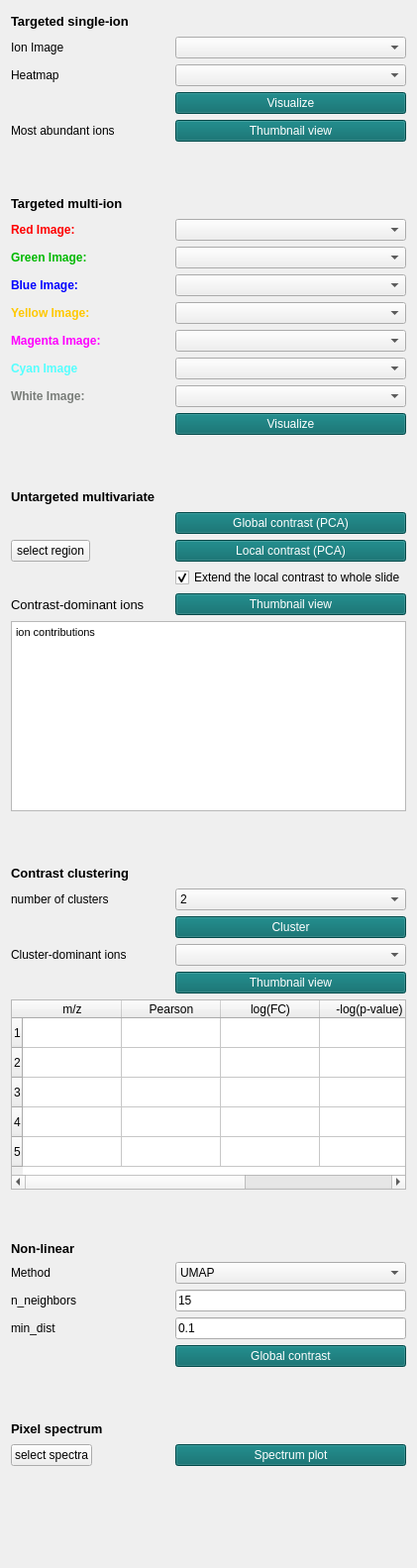
  <widget class="QWidget" name="tab_2">
   <attribute name="title">
    <string>Visualization</string>
   </attribute>
   <layout class="QFormLayout" name="formLayout_2">
    <item row="2" column="0">
     <widget class="QLabel" name="label_12">
      <property name="font">
       <font>
        <pointsize>10</pointsize>
        <weight>75</weight>
        <bold>true</bold>
       </font>
      </property>
      <property name="text">
       <string>Targeted single-ion </string>
      </property>
     </widget>
    </item>
    <item row="2" column="1">
     <spacer name="horizontalSpacer">
      <property name="orientation">
       <enum>Qt::Horizontal</enum>
      </property>
      <property name="sizeHint" stdset="0">
       <size>
        <width>40</width>
        <height>20</height>
       </size>
      </property>
     </spacer>
    </item>
    <item row="4" column="0">
     <widget class="QLabel" name="singleIonMzLabel">
      <property name="text">
       <string>Ion Image</string>
      </property>
     </widget>
    </item>
    <item row="4" column="1">
     <widget class="QComboBox" name="singleIonMzList"/>
    </item>
    <item row="5" column="0">
     <widget class="QLabel" name="singleIonHeatmapLabel">
      <property name="text">
       <string>Heatmap</string>
      </property>
     </widget>
    </item>
    <item row="5" column="1">
     <widget class="QComboBox" name="singleIonHeatmapList"/>
    </item>
    <item row="6" column="1">
     <widget class="QPushButton" name="singleIonButton">
      <property name="styleSheet">
       <string notr="true">background-color: #006666;
color: rgb(255, 255, 255);</string>
      </property>
      <property name="text">
       <string>Visualize</string>
      </property>
     </widget>
    </item>
    <item row="7" column="0">
     <widget class="QLabel" name="singleIonMzLabel_2">
      <property name="text">
       <string>Most abundant ions</string>
      </property>
     </widget>
    </item>
    <item row="7" column="1">
     <widget class="QPushButton" name="AbundanceThumbnail">
      <property name="styleSheet">
       <string notr="true">background-color: #006666;
color: rgb(255, 255, 255);</string>
      </property>
      <property name="text">
       <string>Thumbnail view</string>
      </property>
     </widget>
    </item>
    <item row="8" column="0" colspan="2">
     <spacer name="verticalSpacer_19">
      <property name="orientation">
       <enum>Qt::Vertical</enum>
      </property>
      <property name="sizeType">
       <enum>QSizePolicy::Fixed</enum>
      </property>
      <property name="sizeHint" stdset="0">
       <size>
        <width>20</width>
        <height>40</height>
       </size>
      </property>
     </spacer>
    </item>
    <item row="9" column="0">
     <widget class="QLabel" name="label_13">
      <property name="font">
       <font>
        <pointsize>10</pointsize>
        <weight>75</weight>
        <bold>true</bold>
       </font>
      </property>
      <property name="text">
       <string>Targeted multi-ion </string>
      </property>
     </widget>
    </item>
    <item row="9" column="1">
     <spacer name="horizontalSpacer_2">
      <property name="orientation">
       <enum>Qt::Horizontal</enum>
      </property>
      <property name="sizeHint" stdset="0">
       <size>
        <width>40</width>
        <height>20</height>
       </size>
      </property>
     </spacer>
    </item>
    <item row="10" column="0">
     <widget class="QLabel" name="redImageLabel">
      <property name="font">
       <font>
        <pointsize>9</pointsize>
        <weight>75</weight>
        <bold>true</bold>
       </font>
      </property>
      <property name="styleSheet">
       <string notr="true">
color: rgb(255, 0, 0);</string>
      </property>
      <property name="text">
       <string>Red Image:</string>
      </property>
     </widget>
    </item>
    <item row="10" column="1">
     <widget class="QComboBox" name="mzlist_2"/>
    </item>
    <item row="11" column="0">
     <widget class="QLabel" name="greenImageLabel">
      <property name="font">
       <font>
        <pointsize>9</pointsize>
        <weight>75</weight>
        <bold>true</bold>
       </font>
      </property>
      <property name="styleSheet">
       <string notr="true">color: rgb(0, 185, 0);

</string>
      </property>
      <property name="text">
       <string>Green Image:</string>
      </property>
     </widget>
    </item>
    <item row="11" column="1">
     <widget class="QComboBox" name="mzlist_3"/>
    </item>
    <item row="12" column="0">
     <widget class="QLabel" name="blueImageLabel">
      <property name="font">
       <font>
        <pointsize>9</pointsize>
        <weight>75</weight>
        <bold>true</bold>
       </font>
      </property>
      <property name="styleSheet">
       <string notr="true">color: rgb(0, 0, 255);</string>
      </property>
      <property name="text">
       <string>Blue Image:</string>
      </property>
     </widget>
    </item>
    <item row="12" column="1">
     <widget class="QComboBox" name="mzlist_4"/>
    </item>
    <item row="13" column="0">
     <widget class="QLabel" name="yellowImageLabel">
      <property name="font">
       <font>
        <pointsize>9</pointsize>
        <weight>75</weight>
        <bold>true</bold>
       </font>
      </property>
      <property name="styleSheet">
       <string notr="true">color: rgb(255, 200, 0);
</string>
      </property>
      <property name="text">
       <string>Yellow Image:</string>
      </property>
     </widget>
    </item>
    <item row="13" column="1">
     <widget class="QComboBox" name="mzlist_7"/>
    </item>
    <item row="14" column="0">
     <widget class="QLabel" name="magentaImageLabel">
      <property name="font">
       <font>
        <pointsize>9</pointsize>
        <weight>75</weight>
        <bold>true</bold>
       </font>
      </property>
      <property name="styleSheet">
       <string notr="true">color: rgb(255, 0, 255);
</string>
      </property>
      <property name="text">
       <string>Magenta Image:</string>
      </property>
     </widget>
    </item>
    <item row="14" column="1">
     <widget class="QComboBox" name="mzlist_5"/>
    </item>
    <item row="15" column="0">
     <widget class="QLabel" name="cyanImageLabel">
      <property name="font">
       <font>
        <pointsize>9</pointsize>
        <weight>75</weight>
        <bold>true</bold>
       </font>
      </property>
      <property name="styleSheet">
       <string notr="true">color: rgb(85, 255, 255);</string>
      </property>
      <property name="text">
       <string>Cyan Image</string>
      </property>
     </widget>
    </item>
    <item row="15" column="1">
     <widget class="QComboBox" name="mzlist_6"/>
    </item>
    <item row="16" column="0">
     <widget class="QLabel" name="whiteImageLabel">
      <property name="font">
       <font>
        <pointsize>9</pointsize>
        <weight>75</weight>
        <bold>true</bold>
       </font>
      </property>
      <property name="styleSheet">
       <string notr="true">color: rgb(121, 125, 121);</string>
      </property>
      <property name="text">
       <string>White Image:</string>
      </property>
     </widget>
    </item>
    <item row="16" column="1">
     <widget class="QComboBox" name="mzlist"/>
    </item>
    <item row="17" column="1">
     <widget class="QPushButton" name="multiIonButton">
      <property name="styleSheet">
       <string notr="true">background-color: #006666;
color: rgb(255, 255, 255);</string>
      </property>
      <property name="text">
       <string>Visualize</string>
      </property>
     </widget>
    </item>
    <item row="18" column="0" colspan="2">
     <spacer name="verticalSpacer_24">
      <property name="orientation">
       <enum>Qt::Vertical</enum>
      </property>
      <property name="sizeType">
       <enum>QSizePolicy::Fixed</enum>
      </property>
      <property name="sizeHint" stdset="0">
       <size>
        <width>20</width>
        <height>40</height>
       </size>
      </property>
     </spacer>
    </item>
    <item row="19" column="0">
     <widget class="QLabel" name="label_15">
      <property name="font">
       <font>
        <pointsize>10</pointsize>
        <weight>75</weight>
        <bold>true</bold>
       </font>
      </property>
      <property name="text">
       <string>Untargeted multivariate    </string>
      </property>
     </widget>
    </item>
    <item row="19" column="1">
     <spacer name="horizontalSpacer_3">
      <property name="orientation">
       <enum>Qt::Horizontal</enum>
      </property>
      <property name="sizeHint" stdset="0">
       <size>
        <width>40</width>
        <height>20</height>
       </size>
      </property>
     </spacer>
    </item>
    <item row="20" column="1">
     <widget class="QPushButton" name="PCA_button">
      <property name="styleSheet">
       <string notr="true">background-color: #006666;
color: rgb(255, 255, 255);</string>
      </property>
      <property name="text">
       <string>Global contrast (PCA)</string>
      </property>
     </widget>
    </item>
    <item row="21" column="1">
     <widget class="QPushButton" name="partialPCA">
      <property name="styleSheet">
       <string notr="true">background-color: #006666;
color: rgb(255, 255, 255);</string>
      </property>
      <property name="text">
       <string>Local contrast (PCA)</string>
      </property>
     </widget>
    </item>
    <item row="22" column="1">
     <widget class="QCheckBox" name="pcaExtendCheckbox">
      <property name="text">
       <string>Extend the local contrast to whole slide</string>
      </property>
      <property name="checked">
       <bool>true</bool>
      </property>
     </widget>
    </item>
    <item row="23" column="0">
     <widget class="QLabel" name="label_18">
      <property name="font">
       <font>
        <pointsize>10</pointsize>
        <weight>50</weight>
        <bold>false</bold>
       </font>
      </property>
      <property name="text">
       <string>Contrast-dominant ions    </string>
      </property>
     </widget>
    </item>
    <item row="23" column="1">
     <widget class="QPushButton" name="ContrastThumbnail">
      <property name="styleSheet">
       <string notr="true">background-color: #006666;
color: rgb(255, 255, 255);</string>
      </property>
      <property name="text">
       <string>Thumbnail view</string>
      </property>
     </widget>
    </item>
    <item row="24" column="0" colspan="2">
     <widget class="QTextBrowser" name="LoadingsInfo">
      <property name="html">
       <string>&lt;!DOCTYPE HTML PUBLIC &quot;-//W3C//DTD HTML 4.0//EN&quot; &quot;http://www.w3.org/TR/REC-html40/strict.dtd&quot;&gt;
&lt;html&gt;&lt;head&gt;&lt;meta name=&quot;qrichtext&quot; content=&quot;1&quot; /&gt;&lt;style type=&quot;text/css&quot;&gt;
p, li { white-space: pre-wrap; }
&lt;/style&gt;&lt;/head&gt;&lt;body style=&quot; font-family:'MS Shell Dlg 2'; font-size:6.6pt; font-weight:400; font-style:normal;&quot;&gt;
&lt;p style=&quot; margin-top:0px; margin-bottom:0px; margin-left:0px; margin-right:0px; -qt-block-indent:0; text-indent:0px;&quot;&gt;&lt;span style=&quot; font-size:8.25pt;&quot;&gt;ion contributions&lt;/span&gt;&lt;/p&gt;&lt;/body&gt;&lt;/html&gt;</string>
      </property>
     </widget>
    </item>
    <item row="26" column="0" colspan="2">
     <spacer name="verticalSpacer_28">
      <property name="orientation">
       <enum>Qt::Vertical</enum>
      </property>
      <property name="sizeType">
       <enum>QSizePolicy::Fixed</enum>
      </property>
      <property name="sizeHint" stdset="0">
       <size>
        <width>20</width>
        <height>40</height>
       </size>
      </property>
     </spacer>
    </item>
    <item row="27" column="0">
     <widget class="QLabel" name="label_16">
      <property name="font">
       <font>
        <pointsize>10</pointsize>
        <weight>75</weight>
        <bold>true</bold>
       </font>
      </property>
      <property name="text">
       <string>Contrast clustering</string>
      </property>
     </widget>
    </item>
    <item row="27" column="1">
     <spacer name="horizontalSpacer_30">
      <property name="orientation">
       <enum>Qt::Horizontal</enum>
      </property>
      <property name="sizeHint" stdset="0">
       <size>
        <width>40</width>
        <height>20</height>
       </size>
      </property>
     </spacer>
    </item>
    <item row="28" column="0">
     <widget class="QLabel" name="label_17">
      <property name="font">
       <font>
        <pointsize>9</pointsize>
        <weight>50</weight>
        <bold>false</bold>
       </font>
      </property>
      <property name="text">
       <string>number of clusters</string>
      </property>
     </widget>
    </item>
    <item row="28" column="1">
     <widget class="QComboBox" name="nCluster">
      <item>
       <property name="text">
        <string>2</string>
       </property>
      </item>
      <item>
       <property name="text">
        <string>3</string>
       </property>
      </item>
      <item>
       <property name="text">
        <string>4</string>
       </property>
      </item>
      <item>
       <property name="text">
        <string>5</string>
       </property>
      </item>
      <item>
       <property name="text">
        <string>6</string>
       </property>
      </item>
      <item>
       <property name="text">
        <string>7</string>
       </property>
      </item>
      <item>
       <property name="text">
        <string>8</string>
       </property>
      </item>
      <item>
       <property name="text">
        <string>9</string>
       </property>
      </item>
      <item>
       <property name="text">
        <string>10</string>
       </property>
      </item>
      <item>
       <property name="text">
        <string>11</string>
       </property>
      </item>
      <item>
       <property name="text">
        <string>12</string>
       </property>
      </item>
      <item>
       <property name="text">
        <string>13</string>
       </property>
      </item>
      <item>
       <property name="text">
        <string>14</string>
       </property>
      </item>
      <item>
       <property name="text">
        <string>15</string>
       </property>
      </item>
      <item>
       <property name="text">
        <string>16</string>
       </property>
      </item>
      <item>
       <property name="text">
        <string>17</string>
       </property>
      </item>
      <item>
       <property name="text">
        <string>18</string>
       </property>
      </item>
      <item>
       <property name="text">
        <string>19</string>
       </property>
      </item>
      <item>
       <property name="text">
        <string>20</string>
       </property>
      </item>
     </widget>
    </item>
    <item row="29" column="1">
     <widget class="QPushButton" name="Cluster_button">
      <property name="styleSheet">
       <string notr="true">background-color: #006666;
color: rgb(255, 255, 255);</string>
      </property>
      <property name="text">
       <string>Cluster</string>
      </property>
     </widget>
    </item>
    <item row="30" column="0">
     <widget class="QLabel" name="label_19">
      <property name="font">
       <font>
        <pointsize>9</pointsize>
        <weight>50</weight>
        <bold>false</bold>
       </font>
      </property>
      <property name="text">
       <string>Cluster-dominant ions    </string>
      </property>
     </widget>
    </item>
    <item row="30" column="1">
     <widget class="QComboBox" name="ClusterInd"/>
    </item>
    <item row="31" column="1">
     <widget class="QPushButton" name="ClusterThumbnail">
      <property name="styleSheet">
       <string notr="true">background-color: #006666;
color: rgb(255, 255, 255);</string>
      </property>
      <property name="text">
       <string>Thumbnail view</string>
      </property>
     </widget>
    </item>
    <item row="33" column="0" colspan="2">
     <widget class="QTableWidget" name="ClusterTable">
      <property name="sizePolicy">
       <sizepolicy hsizetype="Expanding" vsizetype="Expanding">
        <horstretch>0</horstretch>
        <verstretch>0</verstretch>
       </sizepolicy>
      </property>
      <property name="frameShape">
       <enum>QFrame::StyledPanel</enum>
      </property>
      <property name="verticalScrollBarPolicy">
       <enum>Qt::ScrollBarAsNeeded</enum>
      </property>
      <property name="horizontalScrollBarPolicy">
       <enum>Qt::ScrollBarAsNeeded</enum>
      </property>
      <property name="sizeAdjustPolicy">
       <enum>QAbstractScrollArea::AdjustIgnored</enum>
      </property>
      <property name="editTriggers">
       <set>QAbstractItemView::NoEditTriggers</set>
      </property>
      <property name="gridStyle">
       <enum>Qt::SolidLine</enum>
      </property>
      <property name="sortingEnabled">
       <bool>true</bool>
      </property>
      <property name="cornerButtonEnabled">
       <bool>true</bool>
      </property>
      <row>
       <property name="text">
        <string>1</string>
       </property>
      </row>
      <row>
       <property name="text">
        <string>2</string>
       </property>
      </row>
      <row>
       <property name="text">
        <string>3</string>
       </property>
      </row>
      <row>
       <property name="text">
        <string>4</string>
       </property>
      </row>
      <row>
       <property name="text">
        <string>5</string>
       </property>
      </row>
      <column>
       <property name="text">
        <string>m/z</string>
       </property>
      </column>
      <column>
       <property name="text">
        <string>Pearson</string>
       </property>
      </column>
      <column>
       <property name="text">
        <string>log(FC)</string>
       </property>
      </column>
      <column>
       <property name="text">
        <string>-log(p-value)</string>
       </property>
      </column>
      <column>
       <property name="text">
        <string>Dice</string>
       </property>
      </column>
     </widget>
    </item>
    <item row="41" column="0">
     <widget class="QLabel" name="label_11">
      <property name="font">
       <font>
        <pointsize>10</pointsize>
        <weight>75</weight>
        <bold>true</bold>
       </font>
      </property>
      <property name="text">
       <string>Pixel spectrum</string>
      </property>
     </widget>
    </item>
    <item row="41" column="1">
     <spacer name="horizontalSpacer_7">
      <property name="orientation">
       <enum>Qt::Horizontal</enum>
      </property>
      <property name="sizeHint" stdset="0">
       <size>
        <width>40</width>
        <height>20</height>
       </size>
      </property>
     </spacer>
    </item>
    <item row="42" column="1">
     <widget class="QPushButton" name="spectrumPlot">
      <property name="styleSheet">
       <string notr="true">background-color: #006666;
color: rgb(255, 255, 255);</string>
      </property>
      <property name="text">
       <string>Spectrum plot</string>
      </property>
     </widget>
    </item>
    <item row="43" column="0" colspan="2">
     <spacer name="verticalSpacer">
      <property name="orientation">
       <enum>Qt::Vertical</enum>
      </property>
      <property name="sizeHint" stdset="0">
       <size>
        <width>20</width>
        <height>40</height>
       </size>
      </property>
     </spacer>
    </item>
    <item row="44" column="0" colspan="2">
     <spacer name="verticalSpacer_2">
      <property name="orientation">
       <enum>Qt::Vertical</enum>
      </property>
      <property name="sizeHint" stdset="0">
       <size>
        <width>20</width>
        <height>40</height>
       </size>
      </property>
     </spacer>
    </item>
    <item row="34" column="0" colspan="2">
     <spacer name="verticalSpacer_29">
      <property name="orientation">
       <enum>Qt::Vertical</enum>
      </property>
      <property name="sizeType">
       <enum>QSizePolicy::Fixed</enum>
      </property>
      <property name="sizeHint" stdset="0">
       <size>
        <width>20</width>
        <height>40</height>
       </size>
      </property>
     </spacer>
    </item>
    <item row="42" column="0">
     <widget class="QPushButton" name="placeFiducial">
      <property name="text">
       <string>select spectra</string>
      </property>
     </widget>
    </item>
    <item row="35" column="0">
     <widget class="QLabel" name="label_20">
      <property name="font">
       <font>
        <pointsize>10</pointsize>
        <weight>75</weight>
        <bold>true</bold>
       </font>
      </property>
      <property name="text">
       <string>Non-linear</string>
      </property>
     </widget>
    </item>
    <item row="40" column="0" colspan="2">
     <spacer name="verticalSpacer_32">
      <property name="orientation">
       <enum>Qt::Vertical</enum>
      </property>
      <property name="sizeType">
       <enum>QSizePolicy::Fixed</enum>
      </property>
      <property name="sizeHint" stdset="0">
       <size>
        <width>20</width>
        <height>40</height>
       </size>
      </property>
     </spacer>
    </item>
    <item row="36" column="0">
     <widget class="QLabel" name="label_21">
      <property name="font">
       <font>
        <pointsize>9</pointsize>
        <weight>50</weight>
        <bold>false</bold>
       </font>
      </property>
      <property name="text">
       <string>Method</string>
      </property>
     </widget>
    </item>
    <item row="36" column="1">
     <widget class="QComboBox" name="NLVisMethod">
      <item>
       <property name="text">
        <string>UMAP</string>
       </property>
      </item>
      <item>
       <property name="text">
        <string>t-SNE</string>
       </property>
      </item>
     </widget>
    </item>
    <item row="37" column="0">
     <widget class="QLabel" name="NLVisLabel1">
      <property name="font">
       <font>
        <pointsize>9</pointsize>
        <weight>50</weight>
        <bold>false</bold>
       </font>
      </property>
      <property name="text">
       <string>n_neighbors</string>
      </property>
     </widget>
    </item>
    <item row="37" column="1">
     <widget class="QLineEdit" name="NLVisParam1">
      <property name="text">
       <string>15</string>
      </property>
     </widget>
    </item>
    <item row="38" column="0">
     <widget class="QLabel" name="NLVisLabel2">
      <property name="font">
       <font>
        <pointsize>9</pointsize>
        <weight>50</weight>
        <bold>false</bold>
       </font>
      </property>
      <property name="text">
       <string>min_dist</string>
      </property>
     </widget>
    </item>
    <item row="38" column="1">
     <widget class="QLineEdit" name="NLVisParam2">
      <property name="text">
       <string>0.1</string>
      </property>
     </widget>
    </item>
    <item row="39" column="1">
     <widget class="QPushButton" name="UmapButton">
      <property name="styleSheet">
       <string notr="true">background-color: #006666;
color: rgb(255, 255, 255);</string>
      </property>
      <property name="text">
       <string>Global contrast</string>
      </property>
     </widget>
    </item>
    <item row="21" column="0">
     <widget class="QPushButton" name="ROIforLocalContrast">
      <property name="maximumSize">
       <size>
        <width>16777215</width>
        <height>16777215</height>
       </size>
      </property>
      <property name="cursor">
       <cursorShape>ArrowCursor</cursorShape>
      </property>
      <property name="text">
       <string>select region</string>
      </property>
      <property name="iconSize">
       <size>
        <width>16</width>
        <height>16</height>
       </size>
      </property>
      <property name="autoDefault">
       <bool>false</bool>
      </property>
      <property name="default">
       <bool>false</bool>
      </property>
      <property name="flat">
       <bool>false</bool>
      </property>
     </widget>
    </item>
   </layout>
  </widget>
